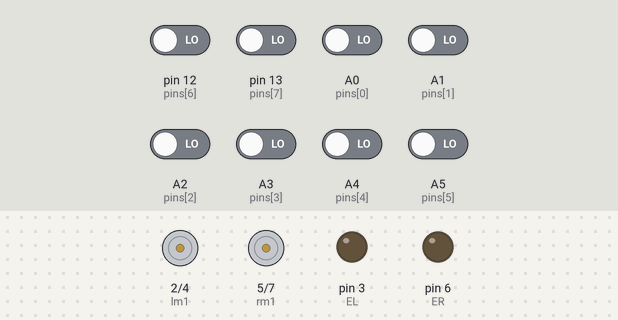
This sketch was run on a simulated Arduino Uno, built with avr-gcc and run on an emulated ATmega328P. Parts: motor-driver pin pairs drawn as motors (green arrow = first pin HIGH = forward, orange = second pin HIGH = backward, longer = more drive), output pins drawn as LEDs (lit = HIGH). The inputs (shaded band) are chosen by the test bench; at power-on: A0 (pins[0]), A1 (pins[1]), A2 (pins[2]), A3 (pins[3]), A4 (pins[4]), A5 (pins[5]), pin 12 (pins[6]), pin 13 (pins[7]) LOW.

Above: at 0.1 s.
At 1.4 s:
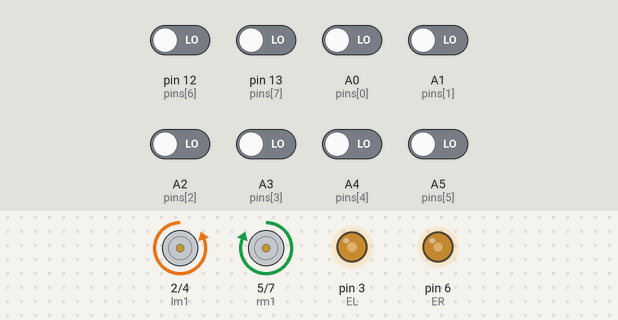
Timing chart, 0 to 2.9 s (numbered marks = the images above):
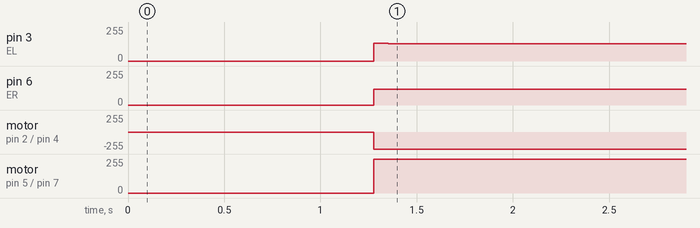

Measured:
- by itself, pin 3 (EL): 0/255 → 132/255 at 1.3 s, → 130/255 0.08 s later
- by itself, pin 6 (ER): 0/255 → 117/255 at 1.3 s, → 120/255 0.08 s later
- by itself, motor on pin 2 (lm1) / pin 4 (lm2): stopped → backward 255/255 at 1.3 s
- by itself, motor on pin 5 (rm1) / pin 7 (rm2): stopped → forward 255/255 at 1.3 s

The sketch:

Black_new.ino
```cpp
static const uint8_t pins[]={A0,A1,A2,A3,A4,A5,12,13};

int s[8]={0,0,0,  0,0, 0,0,0},
    de[8]={0,0,0, 0,0, 0,0,0};


int   L1=727,  L2=327,  L3=337,  L4=137,  L5=537,  L6=437,  L7=637,

      R1=717,  R2=716,  R3=736,  R4=734,  R5=735,  R6=731,  R7=733,

      T1=000,  T2=100,  T3=104,  T4=300,  T5=304,  T6=004,  T7=006,  T8=106,

      RET1=700,         RET2=304,         RET3=300,         RET4=710,

      LET1=007,         LET2=027,         LET3=006,         LET4=106,

      AWT=727,          CTR=707;


float Kp=1.0,  Ki=0.0,  Kd=0.5,
      P=0,     I=0,     D=0,
      PID=0,   err=0,   p_err=0,
      cnt=0,   p_I=0;

int   dms=125, lms = 0, rms =0,  i=0,
      lm1=2,    EL=3,   lm2=4,
      rm1=5,    ER=6,   rm2=7,
      ind=0,    dec=0;


  void setup ()
{

 pinMode(EL,OUTPUT);
 pinMode(ER,OUTPUT);
 pinMode(lm1,OUTPUT);
 pinMode(lm2,OUTPUT);
 pinMode(rm1,OUTPUT);
 pinMode(rm2,OUTPUT);

 Serial.begin(9600);

}

void loop()
{
    read_check();
    calculate_pid();
    motor_control();
}


void read_check()
{
  for(i=0;i<8;i++)

   {    s[i]=digitalRead(pins[i]); }

  for(i=0;i<8;i++)
      {
        de[i]=s[i];
        if(i==0)
           {  ind=100;  }

        else if(i==1)
                {  ind=200;  }

        else if(i==2)
                {   ind=400;  }

        else if(i==3)
                {  ind=10; }

        else if(i==4)
                {  ind=20; }

        else if(i==5)
                {  ind=1;  }

        else if(i==6)
                {  ind=2;  }

        else if(i==7)
                {  ind=4;  }

        dec=dec+ind;
      }

   if(dec==L7)
     {    err=-7;  }

   else if(dec==L6)
           {  err=-6;  }

   else if(dec==L5)
           {  err=-5;  }

   else if(dec==L4)
           {  err=-4;  }

   else if(dec==L3)
           {  err=-3;  }

   else if(dec==L2)
           {  err=-2;  }

   else if(dec==L1)
           {  err=-1;  }

   else if(dec==CTR)
           {  err=0;   }

   else if(dec==R1)
           {  err=1;   }

   else if(dec==R2)
           {  err=2;   }

   else if(dec==R3)
           {  err=3;   }

   else if(dec==R4)
           {  err=4;   }

   else if(dec==R5)
           {  err=5;   }

   else if(dec==R6)
           {  err=6;   }

   else if(dec==R7)
           {  err=7;   }


}

void calculate_pid()
{
    P = err;
    I = I + err;
    D = err-p_err;

    PID = (Kp*P) + (Ki*I) + (Kd*D);

    p_I=I;
    p_err=err;

}

void display_values()
{
  Serial.print("\n---------------------------------------------------------------------\nP= ");
  Serial.print(P);
  Serial.print("\nI= ");
  Serial.print(I);
  Serial.print("\nD= ");
  Serial.print(D);
  Serial.print("\nPID value = ");
  Serial.print(PID);
  Serial.print("\nLEFT MOTOR SPEED= ");
  Serial.print(lms);
  Serial.print("\nRIGHT MOTOR SPEED= ");
  Serial.print(rms);
  Serial.println("\n----------------------------------------------------------------------");
}

void motor_control()
{
    // Calculating the effective motor speed:
    lms = dms-PID;
    rms = dms+PID;

    // The motor speed should not exceed the max PWM value
    constrain(lms,0,150);
    constrain(rms,0,150);

          if(err>0)
            {    rt();    }

          else if(err<0)
             {    lt();    }

           else if(err=0)
             {    st();      }
}
    void rt()
    {
      digitalWrite(lm1,HIGH);
      digitalWrite(lm2,LOW);
      digitalWrite(rm1,LOW);
      digitalWrite(rm2,HIGH);
      analogWrite(EL,lms);
      analogWrite(ER,rms);
      delay(75);
    }

     void lt()
    {
      digitalWrite(lm1,LOW);
      digitalWrite(lm2,HIGH);
      digitalWrite(rm1,HIGH);
      digitalWrite(rm2,LOW);
      analogWrite(EL,lms);
      analogWrite(ER,rms);
      delay(75);
    }

     void st()
    {
      digitalWrite(lm1,HIGH);
      digitalWrite(lm2,LOW);
      digitalWrite(rm1,HIGH);
      digitalWrite(rm2,LOW);
      analogWrite(EL,lms);
      analogWrite(ER,rms);
      delay(75);
    }
```
